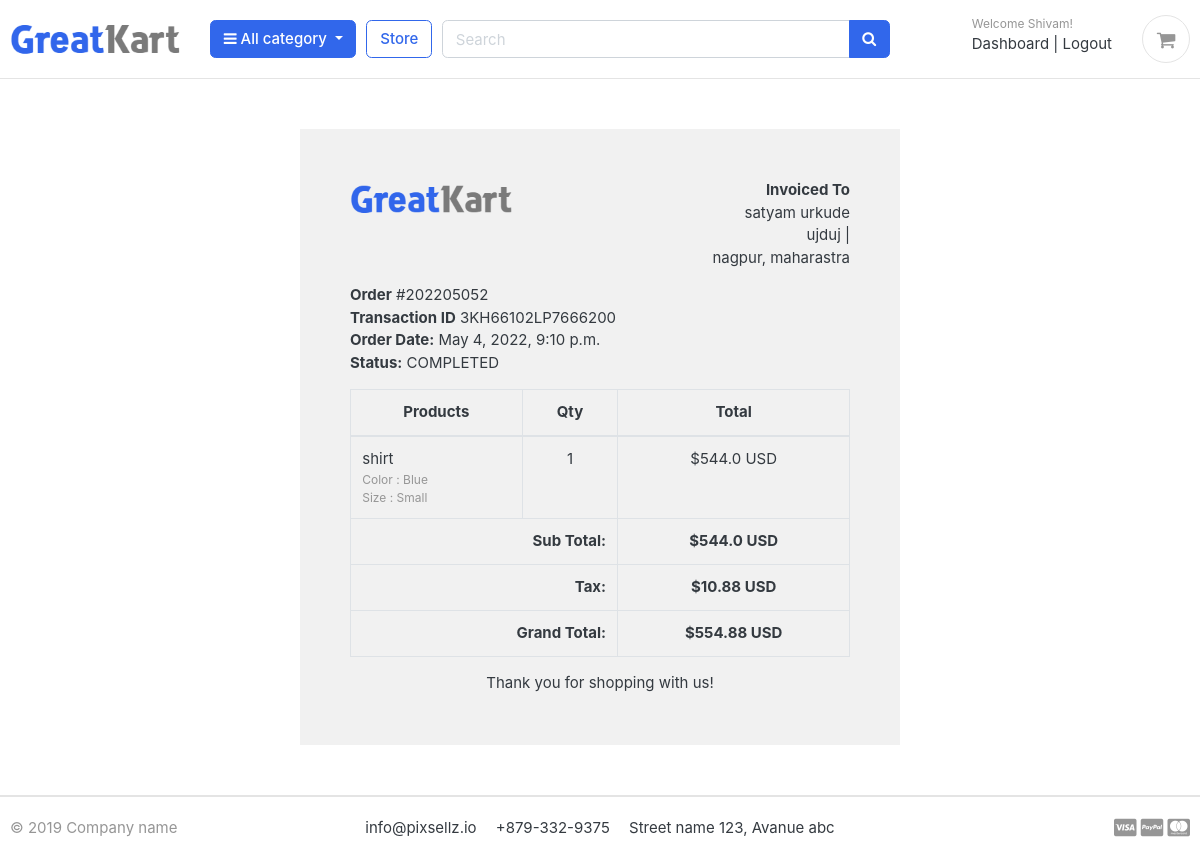
The page /accounts/order_detail/202205052/ (signed in) on the database its author committed.
### accounts/models.py (models this page shows, shortened)
class Account(AbstractBaseUser):
    first_name      = models.CharField(max_length=50)
    last_name       = models.CharField(max_length=50)
    username        = models.CharField(max_length=50, unique=True)
    email           = models.EmailField(max_length=100, unique=True)
    phone_number    = models.CharField(max_length=50)
    date_joined     = models.DateTimeField(auto_now_add=True)
    last_login      = models.DateTimeField(auto_now_add=True)
    is_admin        = models.BooleanField(default=False)
    is_staff        = models.BooleanField(default=False)
    is_active       = models.BooleanField(default=False)
    is_superadmin   = models.BooleanField(default=False)
    USERNAME_FIELD = 'email'
    REQUIRED_FIELDS = ['username', 'first_name', 'last_name']
    objects = MyAccountManager()

### orders/models.py (models this page shows, shortened)
class Order(models.Model):
    STATUS = (
        ('New', 'New'),
        ('Accepted', 'Accepted'),
        ('Completed', 'Completed'),
        ('Cancelled', 'Cancelled'),
    )
    user = models.ForeignKey(Account, on_delete=models.SET_NULL, null=True)
    payment = models.ForeignKey(Payment, on_delete=models.SET_NULL, blank=True, null=True)
    order_number = models.CharField(max_length=20)
    first_name = models.CharField(max_length=50)
    last_name = models.CharField(max_length=50)
    phone = models.CharField(max_length=15)
    email = models.EmailField(max_length=50)
    address_line_1 = models.CharField(max_length=50)
    address_line_2 = models.CharField(max_length=50, blank=True)
    pin_code = models.IntegerField(blank=True)
    state = models.CharField(max_length=50)
    city = models.CharField(max_length=50)
    order_note = models.CharField(max_length=100, blank=True)
    order_total = models.FloatField()
    tax = models.FloatField()
    status = models.CharField(max_length=10, choices=STATUS, default='New')
    ip = models.CharField(blank=True, max_length=20)
    is_ordered = models.BooleanField(default=False)
    created_at = models.DateTimeField(auto_now_add=True)
    updated_at = models.DateTimeField(auto_now=True)
    def full_name(self):
        return f'{self.first_name} {self.last_name}'
    def full_address(self):
        return f'{self.address_line_1} | {self.address_line_2}'

class Payment(models.Model):
    user = models.ForeignKey(Account, on_delete=models.CASCADE)
    payment_id = models.CharField(max_length=100)
    payment_method = models.CharField(max_length=100)
    amount_paid = models.CharField(max_length=100) # this is the total amount paid
    status = models.CharField(max_length=100)
    created_at = models.DateTimeField(auto_now_add=True)

class OrderProduct(models.Model):
    order = models.ForeignKey(Order, on_delete=models.CASCADE)
    payment = models.ForeignKey(Payment, on_delete=models.SET_NULL, blank=True, null=True)
    user = models.ForeignKey(Account, on_delete=models.CASCADE)
    product = models.ForeignKey(Products, on_delete=models.CASCADE)
    variations = models.ManyToManyField(Variation, blank=True)
    quantity = models.IntegerField()
    product_price = models.FloatField()
    ordered = models.BooleanField(default=False)
    created_at = models.DateTimeField(auto_now_add=True)
    updated_at = models.DateTimeField(auto_now=True)

### store/models.py (models this page shows, shortened)
class Products(models.Model):
    product_name = models.CharField(max_length=200, unique=True)
    slug = models.SlugField(max_length=200, unique=True)
    category = models.ForeignKey(Category, on_delete=models.CASCADE)
    description = models.TextField(blank=True)
    price = models.IntegerField()
    image = models.ImageField(upload_to='product/images/',null=True)
    is_available = models.BooleanField(default=True)
    stock = models.IntegerField()
    created_date = models.DateTimeField(auto_now_add=True)
    modified_date = models.DateTimeField(auto_now_add=True)

class Variation(models.Model):
    VARIATION_CATEGORY = (
        ('color', 'color'),
        ('size', 'size'),
    )
    product = models.ForeignKey(Products, on_delete=models.CASCADE)
    variation_category = models.CharField(max_length=100, choices=VARIATION_CATEGORY)
    variation_value = models.CharField(max_length=100)
    is_active = models.BooleanField(default=True)
    created_date = models.DateTimeField(auto_now_add=True)
    objects = VariationManager()

### accounts/views.py (the view)
# urls.py: path('order_detail/<int:order_id>/', views.order_detail, name='order_detail'),
@login_required(login_url='login')
def order_detail(request, order_id):
    order_detail = OrderProduct.objects.filter(order__order_number=order_id)
    order = Order.objects.get(order_number=order_id)
    subtotal = 0
    for i in order_detail:
        subtotal += i.product_price * i.quantity
    context = {
        'order_detail': order_detail,
        'order': order,
        'subtotal': subtotal,
    }
    return render(request, 'accounts/order_detail.html', context)

### category/context_processers.py (called while the page is built)
def menu_links(request):
    links = Category.objects.all()
    return dict(links=links)

### category/models.py (called while the page is built)
    def get_url(self):
        return reverse('products_by_category', args=[self.slug])

### templates/accounts/order_detail.html (shortened to what this page needs)
{% extends 'base.html' %}
{% load static %}
{% block content %}
<div class="container" style="margin: 0 auto;width: 50%;padding: 50px;background: #f1f1f1;margin-top: 50px;margin-bottom: 50px;">
    <div class="row invoice row-printable">
        <div class="col-md-12">
            <div class="panel panel-default plain" id="dash_0">
                <div class="panel-body p30">
                    <div class="row">
                        <div class="col-lg-6">
                            <div class="invoice-logo"><img src="{% static '/images/logo.png' %}" alt="Invoice logo" style="max-height: 40px;"></div>
                        </div>
                        <div class="col-lg-6">
                            <div class="invoice-from">
                                <ul class="list-unstyled text-right">
                                    <li><strong>Invoiced To</strong></li>
                                    <li>{{order.full_name}}</li>
                                    <li>{{order.full_address}}</li>
                                    <li>{{order.city}}, {{order.state}}</li>
                                </ul>
                            </div>
                        </div>
                        <div class="col-lg-12">
                            <div class="invoice-details mt25">
                                <div class="well">
                                    <ul class="list-unstyled mb0">
                                        <li><strong>Order</strong> #{{order.order_number}}</li>
                                        <li><strong>Transaction ID</strong> {{order.payment.payment_id}}</li>
                                        <li><strong>Order Date:</strong> {{order.created_at}}</li>
                                        <li><strong>Status:</strong> {{order.payment.status}}</li>
                                    </ul>
                                </div>
                            </div>
                            <div class="invoice-items">
                                <div class="table-responsive" style="overflow: hidden; outline: none;" tabindex="0">
                                    <table class="table table-bordered">
                                        <thead>
                                            <tr>
                                                <th class="per70 text-center">Products</th>
                                                <th class="per5 text-center">Qty</th>
                                                <th class="per25 text-center">Total</th>
                                            </tr>
                                        </thead>
                                        <tbody>
                                          {% for item in order_detail %}
                                            <tr>
                                                <td>{{item.product.product_name}}
                                                  <p class="text-muted small">
                                          					{% if item.variations.all %}
                                          						{% for i in item.variations.all %}
                                          							{{ i.variation_category | capfirst }} : {{ i.variation_value | capfirst }} <br>
                                          						{% endfor %}
                                          					{% endif %}
                                          				</p>
                                                </td>
                                                <td class="text-center">{{item.quantity}}</td>
                                                <td class="text-center">${{item.product_price}} USD</td>
                                            </tr>
                                          {% endfor %}
                                        </tbody>
                                        <tfoot>
                                            <tr>
                                                <th colspan="2" class="text-right">Sub Total:</th>
                                                <th class="text-center">${{subtotal}} USD</th>
                                            </tr>
                                            <tr>
                                                <th colspan="2" class="text-right">Tax:</th>
                                                <th class="text-center">${{order.tax}} USD</th>
                                            </tr>
                                            <tr>
                                                <th colspan="2" class="text-right">Grand Total:</th>
                                                <th class="text-center">${{order.order_total}} USD</th>
                                            </tr>
                                        </tfoot>
                                    </table>
                                </div>
                            </div>
                            <div class="invoice-footer mt25">
                                <p class="text-center">Thank you for shopping with us!</p>
                            </div>
                        </div>
                    </div>
                </div>
            </div>
        </div>
    </div>
    </div>
{% endblock %}

### templates/includes/navbar.html (shortened to what this page needs)
{% load static %}
<header class="section-header">
<section class="header-main border-bottom">
  <div class="container">
<div class="row align-items-center">
  <div class="col-lg-2 col-md-3 col-6">
    <a href="{% url 'home' %}" class="brand-wrap">
      <img class="logo" src="{% static './images/logo.png' %}">
    </a>
  </div>
  <div class="col-lg col-sm col-md col-6 flex-grow-0">
    <div class="category-wrap dropdown d-inline-block float-right">
      <button type="button" class="btn btn-primary dropdown-toggle" data-toggle="dropdown">
        <i class="fa fa-bars"></i> All category
      </button>
    </div>
  </div>
  <a href="{% url 'store' %}" class="btn btn-outline-primary">Store</a>
  <div class="col-lg  col-md-6 col-sm-12 col">
    <form action="{% url 'search' %}" class="search" method='GET'>
      <div class="input-group w-100">
          <input type="text" class="form-control" style="width:60%;" placeholder="Search" name="keyword" required>
          <div class="input-group-append">
            <button class="btn btn-primary" type="submit">
              <i class="fa fa-search"></i>
            </button>
          </div>
        </div>
    </form>
  </div>
  <div class="col-lg-3 col-sm-6 col-8 order-2 order-lg-3">
        <div class="d-flex justify-content-end mb-3 mb-lg-0">
          {% if user.id is None %}
          <div class="widget-header">
            <small class="title text-muted">Welcome guest!</small>
            <div>
              <a href="{% url 'login' %}">Sign in</a> <span class="dark-transp"> | </span>
              <a href="{% url 'register' %}"> Register</a>
            </div>
          </div>
          {% else %}
          <div class="widget-header">
            <small class="title text-muted">Welcome {{user.first_name}}!</small>
            <div>
              <a href="{% url 'dashboard' %}">Dashboard</a> <span class="dark-transp"> | </span>
              <a href="{% url 'logout' %}"> Logout</a>
            </div>
          </div>
          {% endif %}
          <a href="{% url 'cart' %}" class="widget-header pl-3 ml-3">
            <div class="icon icon-sm rounded-circle border"><i class="fa fa-shopping-cart"></i></div>
          </a>
        </div>
      </div>
</div>
  </div>
</section>
</header>

### static/css/ui.css (style rules this page uses)
html { font-family: "Inter", sans-serif; font-size: 15px; }
.icon-xs, .icon-sm, .icon-md, .icon-lg { display: inline-block; text-align: center; flex-shrink: 0; flex-grow: 0; }
.icon-sm { width: 48px; height: 48px; line-height: 48px !important; font-size: 20px; }
p:last-child { margin-bottom: 0; }
.header-main { position: relative; padding-top: 1rem; padding-bottom: 1rem; }
.brand-wrap .logo, .navbar-brand .logo { margin-right: 7px; max-height: 42px; display: inline-block; }
.widget-header { display: inline-block; vertical-align: middle; position: relative; }
.widget-header a { color: #343a40; }
.widget-header i { color: #969696; }
.widget-header .title { display: block; }
[class*=list-] li:after { visibility: hidden; display: block; content: ""; overflow: hidden; height: 0; clear: both; }

### rows shown on the page
Account: first_name "Shivam"
Order: full_name "satyam urkude", full_address "ujduj |", city "nagpur", state "maharastra", order_number "202205052", payment.payment_id "3KH66102LP7666200", created_at "May 4, 2022, 9:10 p.m.", payment.status "COMPLETED", tax "10.88", order_total "554.88"
OrderProduct: product.product_name "shirt", quantity "1", product_price "544.0"
Variation: variation_category "Color", variation_value "Blue"
Variation: variation_category "Size", variation_value "Small"

### other values the page prints
{{ subtotal }} "544.0"
